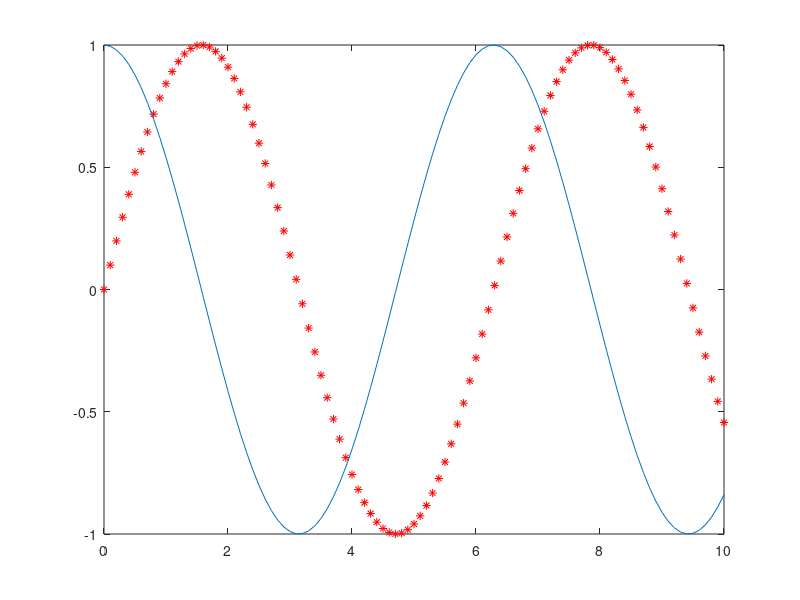

Source code (MATLAB):
%% 1
eye(10) %identity matrix
a = [1 2 3];
a.^3;
%% 2 
t = 0:0.1:10;
v = sin(t);
w = cos(t);
plot(t,v, 'r*')
hold on
plot(t,w)
hold off
%plot(t,v,t,w);
a = [2 3 4];
b = a' %transpose 